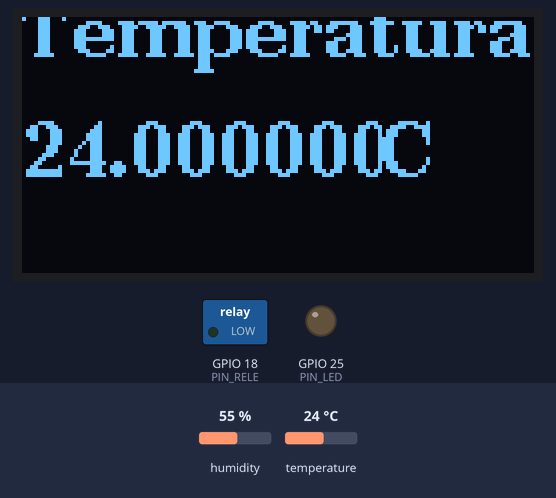
The sketch below on a simulated ESP32. Parts: 128×64 one-colour display, switched loads named in the sketch (green lamp = pin HIGH), output pins drawn as LEDs (lit = HIGH). The inputs (shaded band) are chosen by the test bench; at power-on: temperature 24 °C, humidity 55 %. What the sketch prints to the serial monitor is not drawn.

Above: at 2.9 s.
3.0 s: temperature set to 12 °C
At 5.0 s:
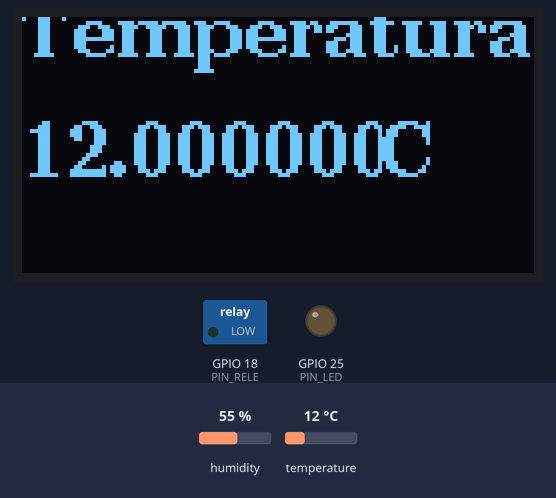
5.7 s: temperature set to 19 °C
At 7.1 s:
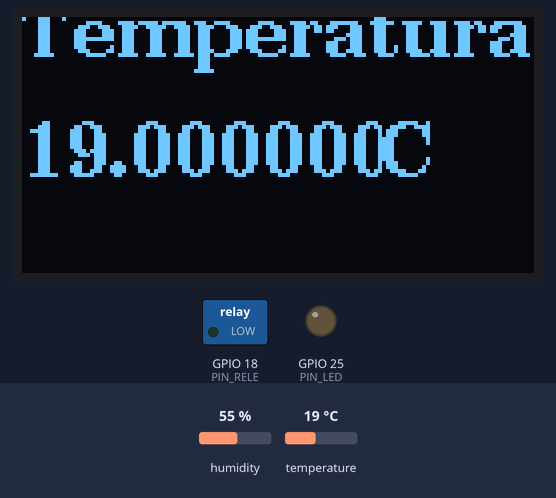
8.4 s: temperature set to 28 °C
At 11.4 s:
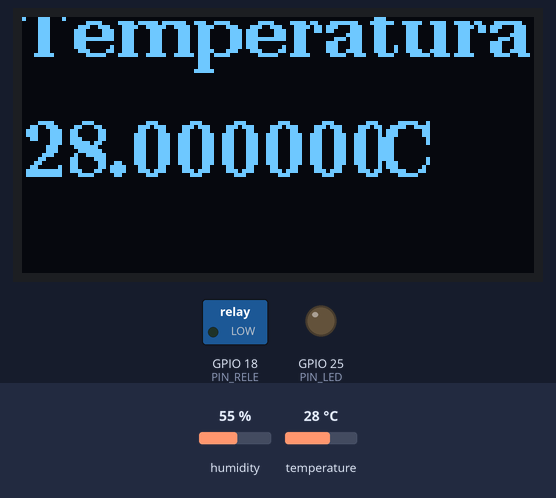
Timing chart, 0 to 12.9 s (numbered marks = the images above; inputs shaded):
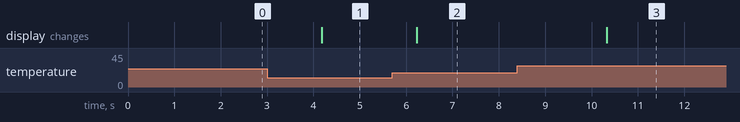

The sketch:

oled_ej3.ino
```cpp
/*-----------------------------------------------------------------------------------------------------
  Sol Wiemeyer, Josefina Perez Roca e Isabella Mastrángelo
  5LA 2023

  Ejer3: Escribir un programa y probarlo en la board en la cual encienda el rele cuando la temperatura
  supere los 28 grados
  ----------------------------------------------------------------------------------------------------- */

/**********LIBRERIAS**************/
#include "U8g2lib.h"
#include "string"
//#include "DHT.h"
#include "DHT_U.h"
#include "Adafruit_Sensor.h"


/*********CONSTRUCTORES Y VARIABLES GLOBALES**********/
U8G2_SH1106_128X64_NONAME_F_HW_I2C u8g2(U8G2_R0, /* reset=*/ U8X8_PIN_NONE);
#define PIN_RELE 18
#define PIN_LED 25
#define DHTPIN 23
#define DHTTYPE DHT11
DHT dht(DHTPIN, DHTTYPE);

void setup()
{
  Serial.begin(9600);
  Serial.println(F("OLED test"));
  u8g2.begin();
  dht.begin();

  pinMode(PIN_RELE, OUTPUT);
  pinMode(PIN_LED, OUTPUT);

}

void loop()
{
  printBMP_OLED();
  delay(2000);
}

void printBMP_OLED(void)
{
  float t = dht.readTemperature();
  Serial.println(t);
  char temp[4];

  sprintf(temp, "%f", t);

  u8g2.clearBuffer();
  u8g2.setFont(u8g2_font_ncenB14_tr);
  u8g2.drawStr(0, 10, "Temperatura: ");
  u8g2.drawStr(0, 40, temp);
  u8g2.drawStr(90, 40, "C");
  u8g2.sendBuffer();

  if(t >= 28)
  {
    digitalWrite(PIN_RELE, HIGH);
    digitalWrite(PIN_LED, HIGH);
  }
  else
  {
    digitalWrite(PIN_RELE, LOW);
    digitalWrite(PIN_LED, LOW);
  }
}
```

Measured:
- after the input at 3.0 s, the display: changes after 1.2 s (image 1)
- after the input at 5.7 s, the display: changes after 0.53 s (image 2)
- after the input at 8.4 s, the display: changes after 1.9 s (image 3)
